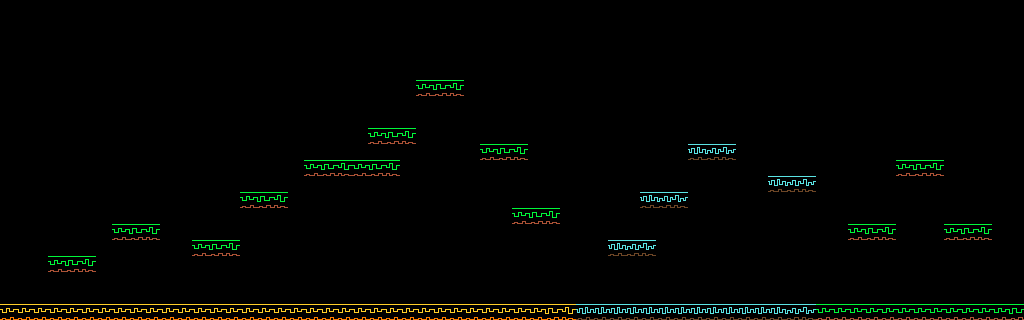

This is a level from a 2D game, rendered from its Tiled map with the project's own tilesets. A one-line summary and the complete map file follow:
An orthogonal 64x20 tile map with 16x16 px tiles, 1 tile layer (Tile Layer 1).

<map version="1.4" tiledversion="1.4.2" orientation="orthogonal" renderorder="right-down" width="64" height="20" tilewidth="16" tileheight="16" infinite="0" nextlayerid="2" nextobjectid="1">
 <tileset firstgid="1" source="map.tsx" />
 <layer id="1" name="Tile Layer 1" width="64" height="20">
  <data encoding="csv">
0,0,0,0,0,0,0,0,0,0,0,0,0,0,0,0,0,0,0,0,0,0,0,0,0,0,0,0,0,0,0,0,0,0,0,0,0,0,0,0,0,0,0,0,0,0,0,0,0,0,0,0,0,0,0,0,0,0,0,0,0,0,0,0,
0,0,0,0,0,0,0,0,0,0,0,0,0,0,0,0,0,0,0,0,0,0,0,0,0,0,0,0,0,0,0,0,0,0,0,0,0,0,0,0,0,0,0,0,0,0,0,0,0,0,0,0,0,0,0,0,0,0,0,0,0,0,0,0,
0,0,0,0,0,0,0,0,0,0,0,0,0,0,0,0,0,0,0,0,0,0,0,0,0,0,0,0,0,0,0,0,0,0,0,0,0,0,0,0,0,0,0,0,0,0,0,0,0,0,0,0,0,0,0,0,0,0,0,0,0,0,0,0,
0,0,0,0,0,0,0,0,0,0,0,0,0,0,0,0,0,0,0,0,0,0,0,0,0,0,0,0,0,0,0,0,0,0,0,0,0,0,0,0,0,0,0,0,0,0,0,0,0,0,0,0,0,0,0,0,0,0,0,0,0,0,0,0,
0,0,0,0,0,0,0,0,0,0,0,0,0,0,0,0,0,0,0,0,0,0,0,0,0,0,0,0,0,0,0,0,0,0,0,0,0,0,0,0,0,0,0,0,0,0,0,0,0,0,0,0,0,0,0,0,0,0,0,0,0,0,0,0,
0,0,0,0,0,0,0,0,0,0,0,0,0,0,0,0,0,0,0,0,0,0,0,0,0,0,2,3,4,0,0,0,0,0,0,0,0,0,0,0,0,0,0,0,0,0,0,0,0,0,0,0,0,0,0,0,0,0,0,0,0,0,0,0,
0,0,0,0,0,0,0,0,0,0,0,0,0,0,0,0,0,0,0,0,0,0,0,0,0,0,0,0,0,0,0,0,0,0,0,0,0,0,0,0,0,0,0,0,0,0,0,0,0,0,0,0,0,0,0,0,0,0,0,0,0,0,0,0,
0,0,0,0,0,0,0,0,0,0,0,0,0,0,0,0,0,0,0,0,0,0,0,0,0,0,0,0,0,0,0,0,0,0,0,0,0,0,0,0,0,0,0,0,0,0,0,0,0,0,0,0,0,0,0,0,0,0,0,0,0,0,0,0,
0,0,0,0,0,0,0,0,0,0,0,0,0,0,0,0,0,0,0,0,0,0,0,2,3,4,0,0,0,0,0,0,0,0,0,0,0,0,0,0,0,0,0,0,0,0,0,0,0,0,0,0,0,0,0,0,0,0,0,0,0,0,0,0,
0,0,0,0,0,0,0,0,0,0,0,0,0,0,0,0,0,0,0,0,0,0,0,0,0,0,0,0,0,0,2,3,4,0,0,0,0,0,0,0,0,0,0,322,323,324,0,0,0,0,0,0,0,0,0,0,0,0,0,0,0,0,0,0,
0,0,0,0,0,0,0,0,0,0,0,0,0,0,0,0,0,0,0,2,3,4,2,3,4,0,0,0,0,0,0,0,0,0,0,0,0,0,0,0,0,0,0,0,0,0,0,0,0,0,0,0,0,0,0,0,2,3,4,0,0,0,0,0,
0,0,0,0,0,0,0,0,0,0,0,0,0,0,0,0,0,0,0,0,0,0,0,0,0,0,0,0,0,0,0,0,0,0,0,0,0,0,0,0,0,0,0,0,0,0,0,0,322,323,324,0,0,0,0,0,0,0,0,0,0,0,0,0,
0,0,0,0,0,0,0,0,0,0,0,0,0,0,0,2,3,4,0,0,0,0,0,0,0,0,0,0,0,0,0,0,0,0,0,0,0,0,0,0,322,323,324,0,0,0,0,0,0,0,0,0,0,0,0,0,0,0,0,0,0,0,0,0,
0,0,0,0,0,0,0,0,0,0,0,0,0,0,0,0,0,0,0,0,0,0,0,0,0,0,0,0,0,0,0,0,2,3,4,0,0,0,0,0,0,0,0,0,0,0,0,0,0,0,0,0,0,0,0,0,0,0,0,0,0,0,0,0,
0,0,0,0,0,0,0,2,3,4,0,0,0,0,0,0,0,0,0,0,0,0,0,0,0,0,0,0,0,0,0,0,0,0,0,0,0,0,0,0,0,0,0,0,0,0,0,0,0,0,0,0,0,2,3,4,0,0,0,2,3,4,0,0,
0,0,0,0,0,0,0,0,0,0,0,0,2,3,4,0,0,0,0,0,0,0,0,0,0,0,0,0,0,0,0,0,0,0,0,0,0,0,322,323,324,0,0,0,0,0,0,0,0,0,0,0,0,0,0,0,0,0,0,0,0,0,0,0,
0,0,0,2,3,4,0,0,0,0,0,0,0,0,0,0,0,0,0,0,0,0,0,0,0,0,0,0,0,0,0,0,0,0,0,0,0,0,0,0,0,0,0,0,0,0,0,0,0,0,0,0,0,0,0,0,0,0,0,0,0,0,0,0,
0,0,0,0,0,0,0,0,0,0,0,0,0,0,0,0,0,0,0,0,0,0,0,0,0,0,0,0,0,0,0,0,0,0,0,0,0,0,0,0,0,0,0,0,0,0,0,0,0,0,0,0,0,0,0,0,0,0,0,0,0,0,0,0,
0,0,0,0,0,0,0,0,0,0,0,0,0,0,0,0,0,0,0,0,0,0,0,0,0,0,0,0,0,0,0,0,0,0,0,0,0,0,0,0,0,0,0,0,0,0,0,0,0,0,0,0,0,0,0,0,0,0,0,0,0,0,0,0,
162,162,162,162,162,162,162,162,162,162,162,162,162,162,162,162,162,162,162,162,162,162,162,162,162,162,162,162,162,162,162,162,162,162,163,164,322,322,322,322,322,322,322,322,322,322,322,322,322,323,324,2,2,2,2,2,2,2,2,2,2,2,2,3
</data>
 </layer>
</map>
